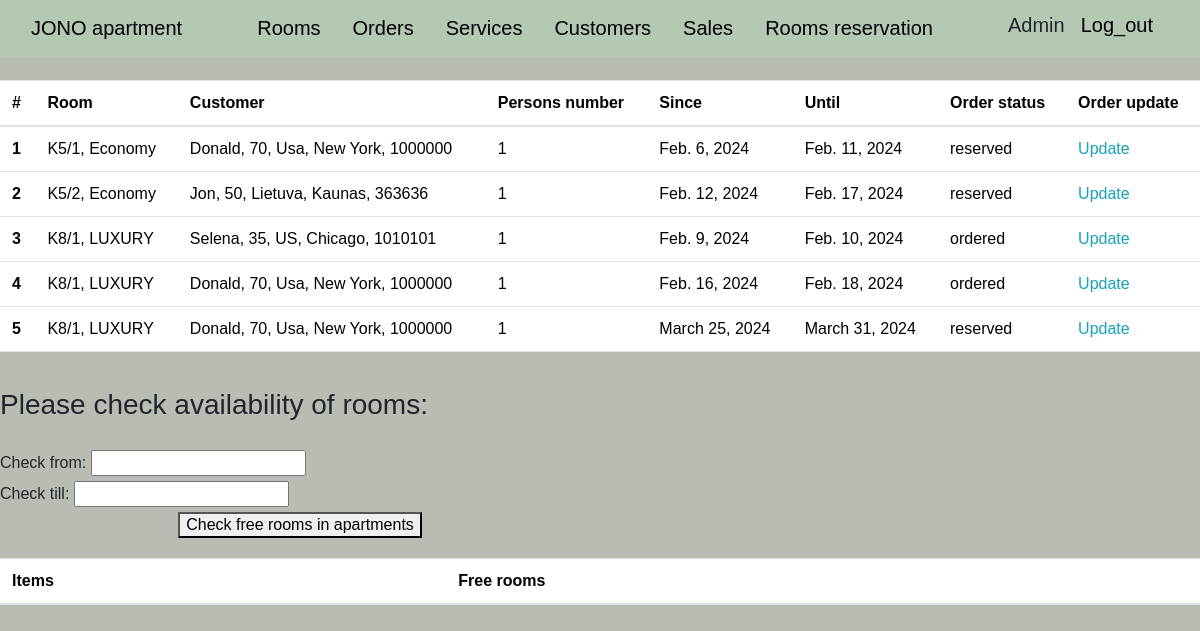
/apartment/orders (signed in), run on the app's committed database.
### apartment/models.py (models this page shows, shortened)
class BaseModel(models.Model):
    objects = models.Manager()
    DoesNotExist = models.Manager()
    class Meta:
        abstract = True

class Event(BaseModel):
    STATUS = {
        'reserved': "Room is reserved, not payed",
        'ordered': "Order is completed",
    }
    status = models.CharField(max_length=30, choices=STATUS, default='order')
    room = models.ForeignKey(Room, on_delete=models.CASCADE, default=1)
    customer = models.ForeignKey(Customer, on_delete=models.CASCADE, default=1)
    number_persons = models.IntegerField(default=1, blank=False)
    description = models.TextField()
    start_time = models.DateField()
    end_time = models.DateField()

class Room(BaseModel):
    identification = models.CharField(max_length=30, blank=False)
    rooms = models.IntegerField(default=1, blank=False)
    beds = models.IntegerField(default=1, blank=False)
    property = models.CharField(max_length=30, blank=False)
    owner = models.ForeignKey(Owner, on_delete=models.CASCADE)
    image = models.ImageField(upload_to='static/css/images/', default='')
    description = models.CharField(max_length=1000, blank=True)
    def __str__(self):
        return f'{self.identification}, {self.property}'

class Customer(BaseModel):
    first_name = models.CharField(max_length=30, blank=False)
    last_name = models.CharField(max_length=30, blank=False)
    age = models.IntegerField(blank=False, default=1)
    phone = models.IntegerField(blank=False, default=1)
    email = models.CharField(max_length=30, blank=False)
    city = models.CharField(max_length=30, blank=False)
    country = models.CharField(max_length=30, blank=False)
    rating = models.IntegerField(blank=False, default=1)
    description = models.CharField(max_length=1000, blank=True)
    def __str__(self):
        return f'{self.first_name}, {self.age}, {self.country}, {self.city}, {self.phone}'

### apartment/views.py (the view)
# urls.py: path("orders", orders, name="orders"),
@login_required
def orders(request, day=None):
    day = date.today()
    all_rooms = Room.objects.all()
    events = Event.objects.all()
    if request.method == 'POST':
        form = RoomAvailabilityForm(request.POST)
        if form.is_valid():
            check_from = request.POST.get('check_from')
            check_till = request.POST.get('check_till')
            events_2 = Event.objects.filter(start_time__lte=check_till, end_time__gte=check_from)
            busy_rooms = set([event.room for event in events_2])
            free_rooms = (set(all_rooms) - busy_rooms)
            context = {'all_rooms': all_rooms, 'busy_rooms': busy_rooms, 'free_rooms': free_rooms, 'form': form, 'events': events}
            return render(request, 'apartment/orders.html', context)
    else:
        form = RoomAvailabilityForm()
    context = {'all_rooms': all_rooms, 'events': events, 'form': form}
    return render(request, 'apartment/orders.html', context)

### apartment/forms.py
class RoomAvailabilityForm(forms.Form):
    check_from = forms.DateField(label='Check from')
    check_till = forms.DateField(label='Check till')

### apartment/templates/apartment/orders.html (shortened to what this page needs)
{% extends 'base.html' %}
{% load static %}
{% block content %}
    <head>
     <link rel="stylesheet" href="{% static 'css/new.css' %}" />
     </head>
   <body>
         {% if events %}
                <table class="table">
                    <thead>
                        <tr>
                          <th scope="col">#</th>
                          <th scope="col">Room</th>
                          <th scope="col">Customer</th>
                          <th scope="col">Persons number</th>
                          <th scope="col">Since</th>
                          <th scope="col">Until</th>
                          <th scope="col">Order status</th>
                          <th scope="col">Order update</th>
                        </tr>
                    </thead>
                    <tbody>
                        <tr>
                        {% for event in events %}
                          <th scope="row">{{ forloop.counter }}</th>
                          <td>{{ event.room }}</td>
                          <td>{{ event.customer }}</td>
                          <td>{{ event.number_persons }}</td>
                          <td>{{ event.start_time }}</td>
                          <td>{{ event.end_time }}</td>
                          <td>{{ event.status }}</td>
                          <td><a href="{% url 'apartment:order_update' event.id %}">Update</a> </td>
                        </tr>
                        {% endfor %}
                      </tbody>
                </table>
                <br>
         {% endif %}
            <h3>Please check availability of rooms:</h3>
             <br>
                <form method="POST" action="">
                    {{ form }}
                    <div class="input-div">
                        <button type="submit">Check free rooms in apartments</button>
                    </div>
                </form>
                <br>
                <table class="table">
                <thead>
                    <tr>
                      <th scope="col">Items</th>
                      <th scope="col">Free rooms</th>
                    </tr>
                </thead>
                </table>
   </body>
{% endblock %}

### templates/base.html (shortened to what this page needs)
<!doctype html>
{% load static %}
<html lang="en">
    <head>
        <link href="https://cdn.jsdelivr.net/npm/bootstrap@5.3.2/dist/css/bootstrap.min.css" rel="stylesheet">
        <link rel="stylesheet" href="https://maxcdn.bootstrapcdn.com/bootstrap/4.0.0/css/bootstrap.min.css">
        <link rel="stylesheet" href="https://use.fontawesome.com/releases/v5.0.10/css/all.css">
        <link rel="stylesheet" type="text/css" href="{% static 'css/calendar.css' %}">
    </head>
    <body>
    <nav class="navbar navbar-expand-lg fixed-top" style="background-color: rgb(180,200,179);">
        <div class="container-fluid">
            <a class="navbar-brand" href="{% url 'home' %}">JONO apartment</a>
            <div class="sidebar offcanvas offcanvas-start" tabindex="-1" id="offcanvasNavbar" aria-labelledby="offcanvasNavbarLabel">
            <div class="offcanvas-body d-flex flex-column flex-lg-row">
                <ul class="navbar-nav justify-content-center align-items-center fs-5 flex-grow-1 pe-3">
                    <li class="nav-item mx-2">
                        <a class="nav-link active" aria-current="page" href="{% url 'apartment:rooms' %}">Rooms</a>
                    </li>
                    {% if user.is_authenticated %}
                        <li class="nav-item mx-2">
                            <a class="nav-link active" aria-current="page" href="{% url 'apartment:orders' %}">Orders</a>
                        </li>
                        <li class="nav-item mx-2">
                            <a class="nav-link active" aria-current="page" href="{% url 'apartment:service' %}">Services</a>
                        </li>
                        <li class="nav-item mx-2">
                            <a class="nav-link active" aria-current="page" href="{% url 'apartment:customers' %}">Customers</a>
                        </li>
                        <li class="nav-item mx-2">
                            <a class="nav-link active" aria-current="page" href="{% url 'apartment:sale' %}">Sales</a>
                        </li>
                    {% endif %}
                    <li class="nav-item mx-2">
                        <a class="nav-link active" aria-current="page" href="{% url 'apartment:calendar_view' %}">Rooms reservation</a>
                    </li>
                </ul>
                {% if user.is_authenticated %}
                    <a class="navbar-brand" >{{ user.get_username }}</a>
                    <a class="navbar-brand" href="{% url 'logout' %}"> Log_out </a>
                {% else %}
                    <div class="d-flex flex-column flex-lg-row justify-content-center align-items-center gap-4">
                        <a href="{% url 'login' %}" class="text-white">Login</a>
                    </div>
                {% endif %}
            </div>
        </div>
        </div>
    </nav>
    {% block content %}{% endblock %}
    </body>
</html>

### static/css/calendar.css (style rules this page uses)
ul { height: 100%; padding: 0px 5px 0px 20px; }
a { color: #17a2b8; }

### static/css/new.css (style rules this page uses)
body { margin-top: 80px; background-color: rgb(184,189,179); font-family: sans-serif; line-height: 1.25 }
.input-div { max-width:50%; max-height:50%; justify-content: right; align-items: center; display: flex; flex-direction:row; flex-wrap: nowrap; justify-content: space-evenly; overflow-x: auto; }

### data on the page
Event: room "K5/1, Economy", customer "Donald, 70, Usa, New York, 1000000", number_persons "1", start_time "Feb. 6, 2024", end_time "Feb. 11, 2024", status "reserved"
Event: room "K5/2, Economy", customer "Jon, 50, Lietuva, Kaunas, 363636", number_persons "1", start_time "Feb. 12, 2024", end_time "Feb. 17, 2024", status "reserved"
Event: room "K8/1, LUXURY", customer "Selena, 35, US, Chicago, 1010101", number_persons "1", start_time "Feb. 9, 2024", end_time "Feb. 10, 2024", status "ordered"
Event: room "K8/1, LUXURY", customer "Donald, 70, Usa, New York, 1000000", number_persons "1", start_time "Feb. 16, 2024", end_time "Feb. 18, 2024", status "ordered"
Event: room "K8/1, LUXURY", customer "Donald, 70, Usa, New York, 1000000", number_persons "1", start_time "March 25, 2024", end_time "March 31, 2024", status "reserved"

### other printed values
{{ user.get_username }} "Admin"
